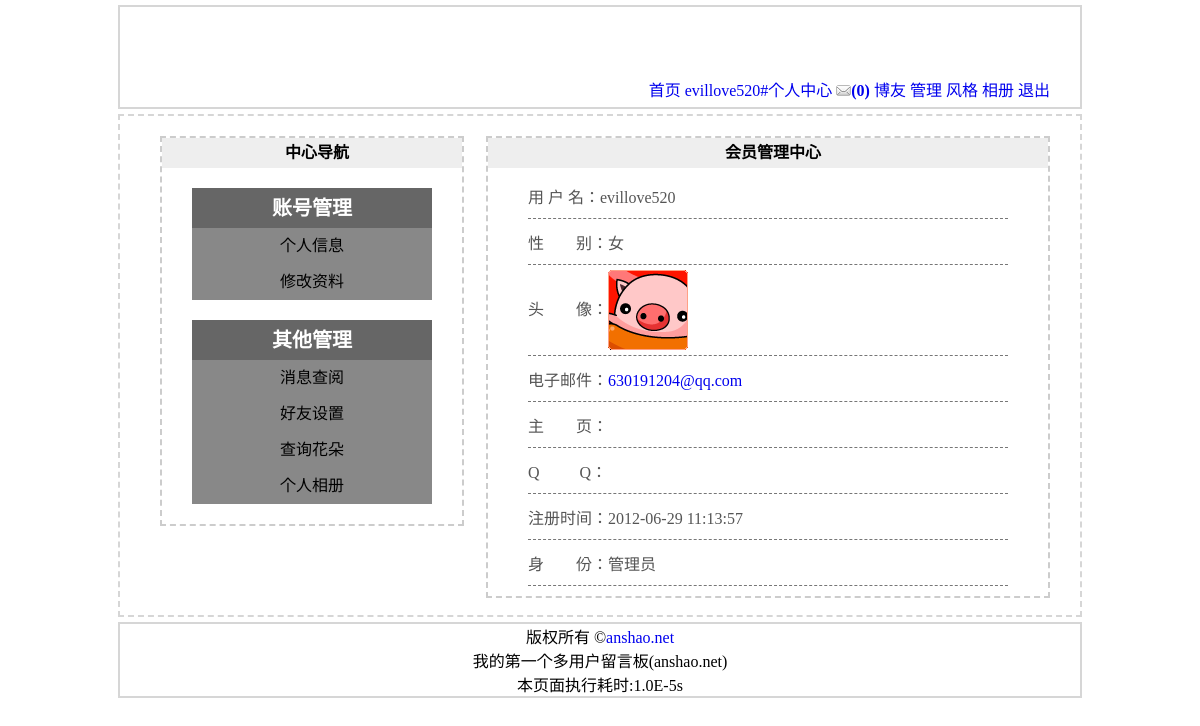
Screenshot of /member.php (signed in) with the database file from the repository.
### tables this page shows
CREATE TABLE IF NOT EXISTS `tc_user` (
  `tc_id` mediumint(8) unsigned NOT NULL AUTO_INCREMENT COMMENT '//自动编号',
  `tc_uniqid` char(32) NOT NULL COMMENT '//验证登录唯一标识符',
  `tc_active` char(32) NOT NULL COMMENT '//激活账户唯一标识符',
  `tc_username` varchar(20) NOT NULL COMMENT '//用户名',
  `tc_password` char(32) NOT NULL COMMENT '//密码',
  `tc_question` varchar(20) NOT NULL COMMENT '//密码提示',
  `tc_answer` char(32) NOT NULL COMMENT '//密码回答',
  `tc_email` varchar(25) NOT NULL COMMENT '//邮箱',
  `tc_qq` varchar(10) DEFAULT NULL COMMENT '//QQ',
  `tc_site` varchar(25) DEFAULT NULL COMMENT '//个人主页',
  `tc_sex` char(1) NOT NULL COMMENT '//性别',
  `tc_face` char(12) NOT NULL COMMENT '//头像',
  `tc_switch` tinyint(1) NOT NULL DEFAULT '0' COMMENT '//个人签名开关',
  `tc_sign` varchar(200) DEFAULT NULL COMMENT '//个人签名内容',
  `tc_level` tinyint(1) NOT NULL COMMENT '//用户级别 0普通用户 1管理员',
  `tc_reg_time` datetime NOT NULL COMMENT '//注册时间',
  `tc_last_time` datetime NOT NULL COMMENT '//最后登录时间',
  `tc_re_time` int(11) NOT NULL COMMENT '//最后发表回复的时间戳',
  `tc_photo_re_time` int(11) NOT NULL COMMENT '//评论相片时间戳',
  `tc_post_time` int(11) NOT NULL COMMENT '//最后发表文章的时间戳',
  `tc_last_ip` varchar(15) NOT NULL COMMENT '//最后登陆IP',
  `tc_login_count` smallint(5) unsigned NOT NULL COMMENT '//用户登录次数',
  PRIMARY KEY (`tc_id`)
);

### member.php (the view, shortened to what this page needs)
<?php
	if(isset($_COOKIE['username'])){
		$sql = "select `tc_username`,`tc_sex`,`tc_face`,`tc_email`,`tc_site`,`tc_qq`,`tc_reg_time`,`tc_level` from `tc_user` where `tc_username`='{$_COOKIE['username']}'";
		$query = mysql_query($sql);
		$rs = mysql_fetch_array($query);
		if($rs){
			$userInfo = array();
			$userInfo['username'] = $rs['tc_username'];
			$userInfo['sex'] = $rs['tc_sex'];
			$userInfo['face'] = $rs['tc_face'];
			$userInfo['email'] = $rs['tc_email'];
			$userInfo['site'] = $rs['tc_site'];
			$userInfo['qq'] = $rs['tc_qq'];
			$userInfo['reg_time'] = $rs['tc_reg_time'];
			$userInfo['level'] = $rs['tc_level'];
			$userInfo = userInfoHtml($userInfo);
		}
	}else{
		pushAlert('非法访问!');
		echo '<script>history.back();</script>';
	}
?>
<!DOCTYPE html PUBLIC "-//W3C//DTD XHTML 1.0 Transitional//EN" "http://www.w3.org/TR/xhtml1/DTD/xhtml1-transitional.dtd">
<html xmlns="http://www.w3.org/1999/xhtml">
	<head>
		<link rel="stylesheet" type="text/css" href="styles/style.css" />
		<link rel="stylesheet" type="text/css" href="styles/member.css" />
	</head>
	<body>
		<?php
			include 'includes/header.inc.php';
		?>
		<div id="member">
			<div id="member-slider">
				<h2>中心导航</h2>
				<dl>
					<dt>账号管理</dt>
					<dd><a href="member.php">个人信息</a></dd>
					<dd><a href="member_modify.php">修改资料</a></dd>
				</dl>
				<dl>
					<dt>其他管理</dt>
					<dd><a href="message_list.php">消息查阅</a></dd>
					<dd><a href="friend_list.php">好友设置</a></dd>
					<dd><a href="flower_list.php">查询花朵</a></dd>
					<dd><a href="#">个人相册</a></dd>
				</dl>
			</div>
			<div id="member-main">
				<h2>会员管理中心</h2>
				<dl>
					<dd>用 户 名：<?php echo $userInfo['username']; ?></dd>
					<dd>性　　别：<?php echo $userInfo['sex']; ?></dd>
					<dd id="face">头　　像：<img src="<?php echo $userInfo['face']; ?>" alt="<?php echo $userInfo['face']; ?>"/></dd>
					<dd>电子邮件：<a href="mailto:<?php echo $userInfo['email']; ?>" ><?php echo $userInfo['email']; ?></a></dd>
					<dd>主　　页：<a href="<?php echo $userInfo['site']; ?>"><?php echo $userInfo['site']; ?></a></dd>
					<dd>Q 　 　Q：<?php echo $userInfo['qq']; ?></dd>
					<dd>注册时间：<?php echo $userInfo['reg_time']; ?></dd>
					<dd>身　　份：<?php checkLevel($userInfo['level']); ?></dd>
				</dl>
			</div>
		</div>
		<?php
			include 'includes/footer.inc.php';
		?>
	</body>
</html>

### styles/style.css (style rules this page uses)
body,ul,ol,li,td,tr,p,a,form,input,dl,dt,dd,h2,textarea { margin:0; padding:0; }
body { background-color:#FFF; }
h2 { font-size:14px; height:25px; line-height:25px; text-indent:10px; background:#EEE; }
a { text-decoration:none; }
a img { border:none!important; }
ul,li,ol,dl,dt,dd { list-style:none; }

### styles/member.css (style rules this page uses)
#member { width:960px; margin:0 auto; border:2px dashed #D6D6D6; margin-top:5px; padding-bottom:7px; }
#member h2 { text-align:center; font-weight:bold; font-size:16px; height:30px; line-height:30px; }
#member #member-slider { width:300px; float:left; margin:20px 0 10px 40px; border:2px dashed #CCC; }
#member #member-slider dl { width:240px; margin:20px auto; }
#member #member-slider dl dt { height:40px; line-height:40px; text-align:center; font-weight:bold; font-size:20px; background:#666; color:#FFF; }
#member #member-slider dl dd a { display:block; height:36px; line-height:36px; text-align:center; background:#888; color:#000; text-decoration:none; }
#member #member-main { margin:20px 30px 10px 0; width:560px; border:2px dashed #CCC; float:right; }
#member #member-main dl { width:480px; margin:10px auto; }
#member #member-main dl dd { height:40px; line-height:40px; margin:5px 0; border-bottom:1px dashed #777; color:#555; }
#member #member-main dl dd#face { height:80px; padding-bottom:5px; line-height:80px; }
#member #member-main dl dd#face img { display:block; float:right; margin-right:320px; }

### rows the page displays
tc_user: tc_username "evillove520", tc_sex "女", tc_face (picture), tc_email "630191204@qq.com", tc_reg_time "2012-06-29 11:13:57"

### other values shown
$_COOKIE['username'] "evillove520"
$GLOBALS['message'] "(0)"
$GLOBALS['sys_title'] "多用户留言板(anshao.net)"
runTime()-$startTime "1.0E-5"
